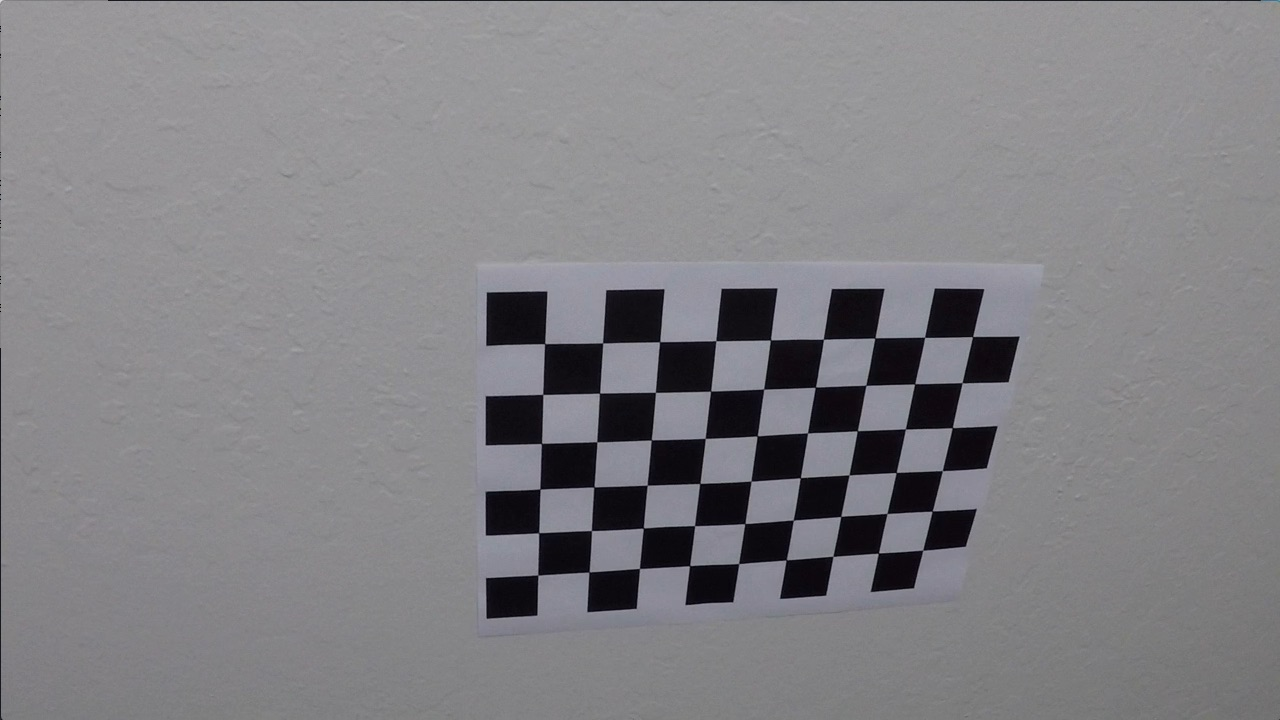
#> input picture camera_cal/calibration10.jpg, 1280 x 720 px; its folder holds only this picture in this run
$ jupyter execute --allow-errors project.ipynb   (shell and % lines are left out)   (Python 2 division)   (older library calls are emulated)
#> lines starting #> are read from the running program, lines starting #| are printed output that depends on the picture; after the words box and inside, x2 and y2 are one past the last pixel; in counts of white or black regions, pixels touching at a corner belong together
## Advanced Lane Finding Project

The goals / steps of this project are the following:

* Compute the camera calibration matrix and distortion coefficients given a set of chessboard images.
* Apply a distortion correction to raw images.
* Use color transforms, gradients, etc., to create a thresholded binary image.
* Apply a perspective transform to rectify binary image ("birds-eye view").
* Detect lane pixels and fit to find the lane boundary.
* Determine the curvature of the lane and vehicle position with respect to center.
* Warp the detected lane boundaries back onto the original image.
* Output visual display of the lane boundaries and numerical estimation of lane curvature and vehicle position.

** Imports and Get Calibration Parameters Function **

[cell 1]
import matplotlib.image as  mpimg
import matplotlib.pyplot as plt
from collections import deque
import numpy as np
import glob
import cv2

def get_cal_param(path, size):
    # prepare object points, like (0,0,0), (1,0,0), (2,0,0) ....,(6,5,0)
#> called with path = './camera_cal/calibration*.jpg', size = (9, 6)
    objp = np.zeros((6*9,3), np.float32)
    objp[:,:2] = np.mgrid[0:9,0:6].T.reshape(-1,2)

    # Arrays to store object points and image points from all the images.
    obj_points = [] # 3d points in real world space
    img_points = [] # 2d points in image plane.

    # Make a list of calibration images
    images = glob.glob(path)

    # Step through the list and search for chessboard corners
    for fname in images:
        img = cv2.imread(fname)
#> img is the input picture: shape (720, 1280, 3); mean B, G, R 133.1, 129.4, 130.2
        gray = cv2.cvtColor(img,cv2.COLOR_BGR2GRAY)

        # Find the 9x6 chessboard corners
        ret, corners = cv2.findChessboardCorners(gray, size, None)
#> ret = True; corners = 54 rows, first 8: [545.3, 343.1], [602.7, 342.8], [660.1, 341.3], [715.8, 340.7], [770.6, 340], [823.5, 339.2], [874.3, 338.5], [925.1, 337.4]

        # If found, add object points, image points
        if ret == True:
            obj_points.append(objp)
            img_points.append(corners)

    return obj_points, img_points

** Helper Functions **

[cell 2]
# display sub plot of two images with titles
def sub_plt(img1, img2, title1, title2, cmap1=None, cmap2=None):
    f, (ax1, ax2) = plt.subplots(1, 2, figsize=(20,10))
    ax1.set_title(title1, fontsize=16)
    ax1.imshow(img1, cmap=cmap1)

    ax2.set_title(title2, fontsize=16)
    ax2.imshow(img2, cmap=cmap2)

** Calibrate Camera and Undistort Images **

[cell 3]
# performs the camera calibration, image distortion correction
# and returns the undistorted image
def cal_undistort(img, obj_points, img_points):
    # Use cv2.calibrateCamera() and cv2.undistort()
    gray = cv2.cvtColor(img, cv2.COLOR_BGR2GRAY)
    ret, mtx, dist, rvecs, tvecs = cv2.calibrateCamera(
        obj_points, img_points, gray.shape[::-1], None, None)
    undist = cv2.undistort(img, mtx, dist, None, mtx)
    return undist

[cell 4]
obj_points, img_points = get_cal_param('./camera_cal/calibration*.jpg', (9,6))
#> obj_points = 1 item; img_points = 1 item

images = ['./camera_cal/calibration1.jpg']

images += glob.glob('./test_images/test*.jpg')

#> (the rest of this cell did not finish here and is left out)

## Lane line detection on a straight road

** Undistort Test Image **

[cell 5]
# Get image of straight road
image = mpimg.imread('./test_images/straight_lines1.jpg')
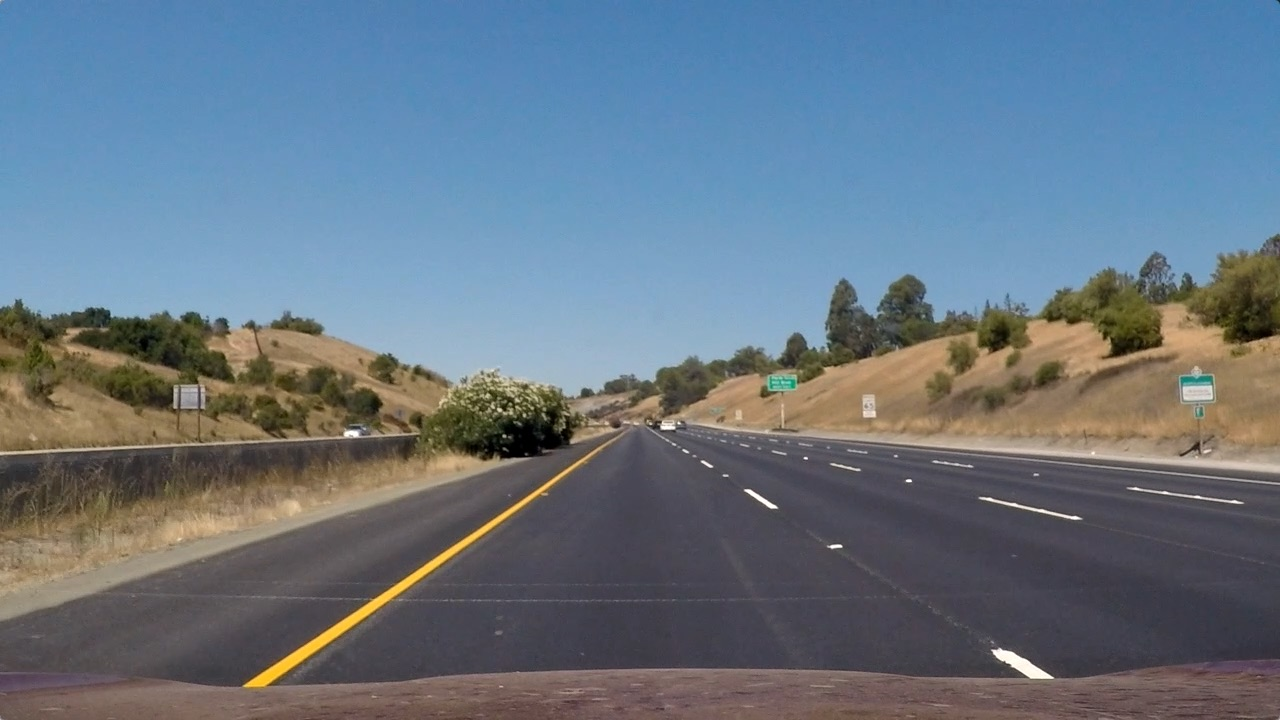
#> input picture test_images/straight_lines1.jpg, 1280 x 720 px
#> image is the input picture: shape (720, 1280, 3); mean R, G, B 103.2, 117.7, 131.2

# Calibrate camera and undistor image
undistorted = cal_undistort(image, obj_points, img_points)
#> in cal_undistort, `gray = cv2.cvtColor(img, cv2.COLOR_BGR2GRAY)`:
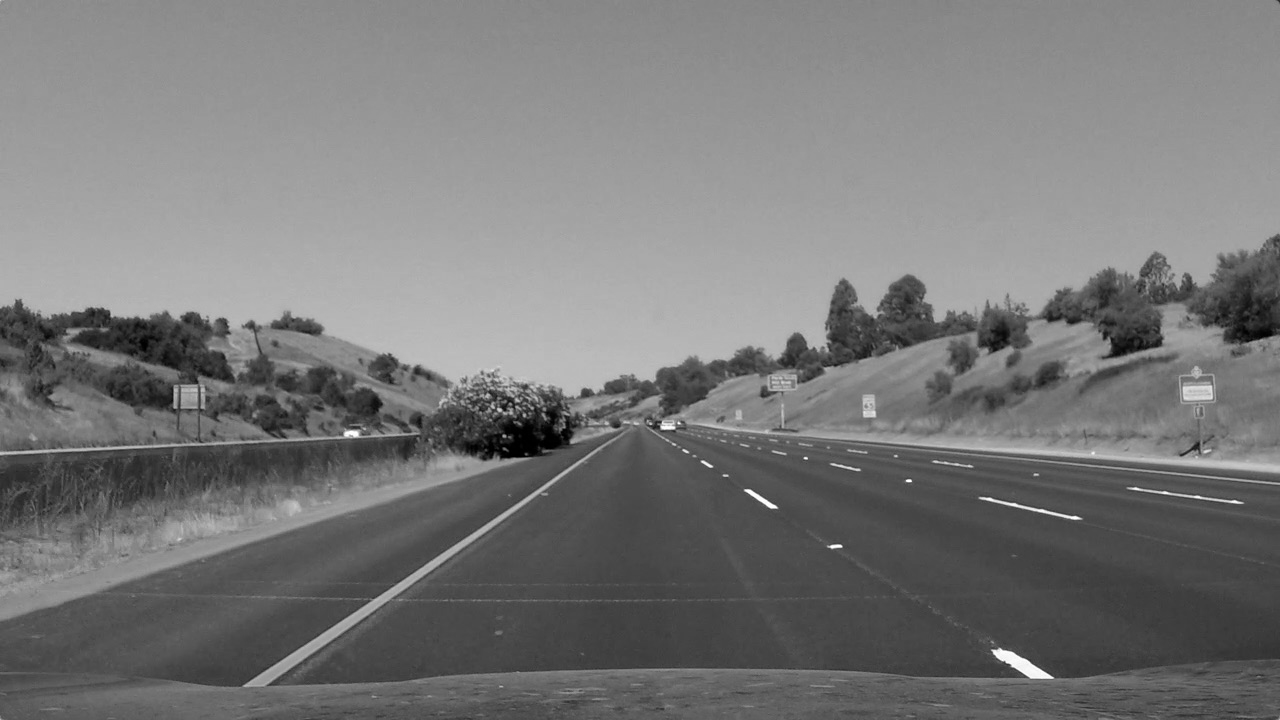
#> gray: shape (720, 1280); min 0, max 254, mean 120.1
#> in cal_undistort, `ret, mtx, dist, rvecs, tvecs = cv2.calibrateCamera( obj_points, img_po..`: ret = 0.68; mtx = [[1143.7, 0, 681.7], [0, 1109.2, 367.7], [0, 0, 1]]; dist = [[-0.515, 2.99, -0.00876, 0.00937, 1.41]]; rvecs = ([0.451, -0.252, 0.0361],); tvecs = ([-2.31, -0.422, 19.12],)

# display original and undistorted images
sub_plt(image, undistorted, 'Original Image', 'Undistorted Image')

** Set and Display Source Image Points **

[cell 6]
# Source image points
plt.imshow(undistorted)

# Image dimentions array
img_size = np.shape(undistorted)
#> img_size = (720, 1280, 3)

# Order: top left, bottom left, bottom right, top right
src = np.float32([(575,464),
                  (707,464),
                  (258,682),
                  (1049,682)])

# format is in x, y, dot
plt.plot(src[0][0], src[0][1], '.')
plt.plot(src[1][0], src[1][1], '.')
plt.plot(src[2][0], src[2][1], '.')
plt.plot(src[3][0], src[3][1], '.')

** Perspective Transform Function **

[cell 7]
def warp(img, src, dst):

    # Define calibration box in source (original) and destination (desired or waped) coordinates
    img_size = (img.shape[1], img.shape[0])
#> img_size = (1280, 720)

    # Four source coordinates
    src = np.float32(src)

    # Four desired coordinates
    dst = np.float32(dst)

    # Compute the perspective transform, M
    M = cv2.getPerspectiveTransform(src, dst)

    # Compute the inverse also by swapping the input parameters
    Minv = cv2.getPerspectiveTransform(dst, src)

    # create warped image - uses linear interpolation
    warped = cv2.warpPerspective(img, M, img_size, flags=cv2.INTER_LINEAR)
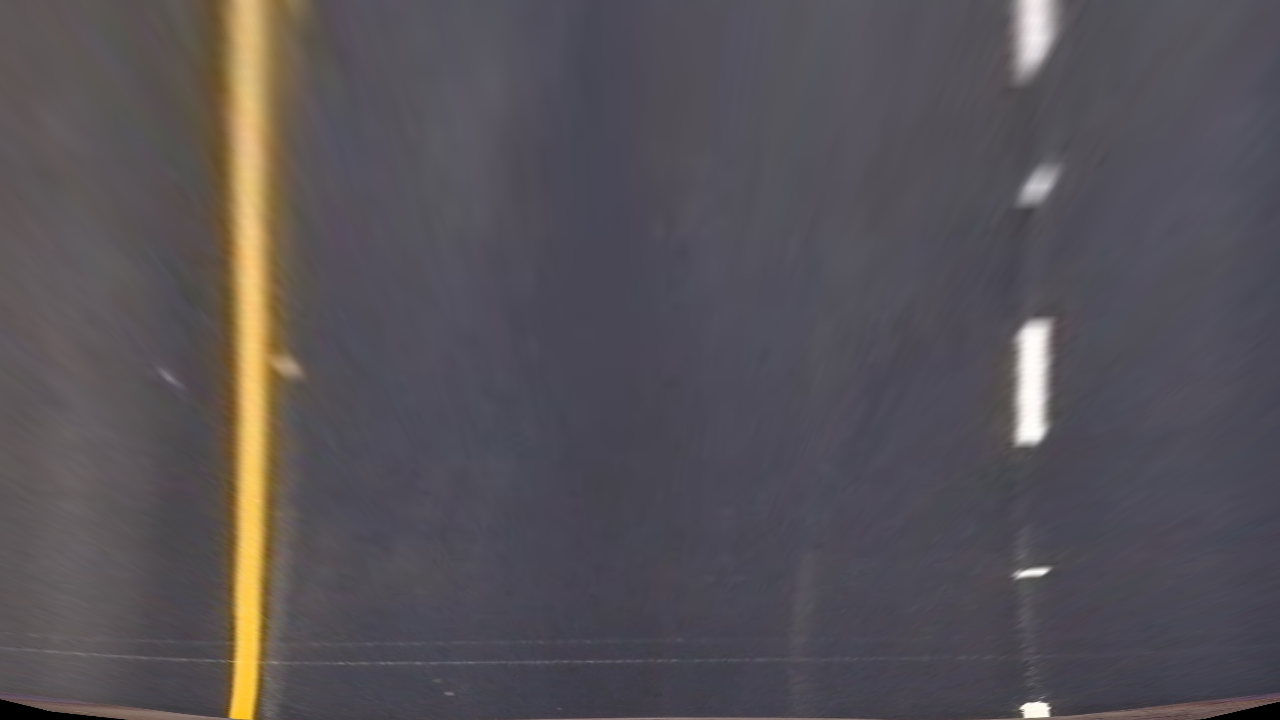
#> warped: shape (720, 1280, 3); mean R, G, B 86.2, 81.6, 86.5

    return warped, Minv

** Set and Visualize Destination Points for Perspective Tranform **

[cell 8]
# Order: top left, bottom left, bottom right, top right
dst = np.float32([[240, 0],
                  [img_size[1] - 240, 0],
                  [240, img_size[0]],
                  [img_size[1] - 240, img_size[0]]])

# Get perspective transform
warped, Minv  = warp(undistorted, src, dst)
#> Minv = [[0.165, -0.739, 535.4], [0, -0.486, 464], [0, -0.00116, 1]]

# Visualize undistorted image and warped image
sub_plt(image, warped, 'Source (undistorted) image', 'Warped image')

** Pipeline Function **

[cell 9]
def pipeline(img):
    # Add Guassian blur to remove noise
    img = cv2.GaussianBlur(img, (5, 5), 0)

    # Convert to HLS color space and separate the S channel
    # Note: img is the undistorted image
    hls = cv2.cvtColor(img, cv2.COLOR_RGB2HLS)
#> hls: shape (720, 1280, 3); mean of channels 0, 1, 2 75.5, 101.3, 57.1
    s_channel = hls[:,:,2]

    # Grayscale image
    # NOTE: we already saw that standard grayscaling lost color information for the lane lines
    # Explore gradients in other colors spaces / color channels to see what might work better
    gray = cv2.cvtColor(img, cv2.COLOR_RGB2GRAY)

    # Sobel x
    sobelx = cv2.Sobel(gray, cv2.CV_64F, 1, 0) # Take the derivative in x
    abs_sobelx = np.absolute(sobelx) # Absolute x derivative to accentuate lines away from horizontal
    scaled_sobel = np.uint8(255*abs_sobelx/np.max(abs_sobelx))

    # Threshold x gradient
    thresh_min = 20
    thresh_max = 100
    sxbinary = np.zeros_like(scaled_sobel)
    sxbinary[(scaled_sobel >= thresh_min) & (scaled_sobel <= thresh_max)] = 1

    # Threshold color channel
    s_thresh_min = 170
    s_thresh_max = 255
    s_binary = np.zeros_like(s_channel)
    s_binary[(s_channel >= s_thresh_min) & (s_channel <= s_thresh_max)] = 1

    # Combine the two binary thresholds
    combined_binary = np.zeros_like(sxbinary)
    combined_binary[(s_binary == 1) | (sxbinary == 1)] = 1

    # Add Guassian blur to remove the left over noise
    combined_binary = cv2.GaussianBlur(combined_binary, (5, 5), 0)

    return combined_binary

** Visualize Pipeline **

[cell 10]
# Get the color and combined binary image from the undistorted image
combined_binary = pipeline(undistorted)
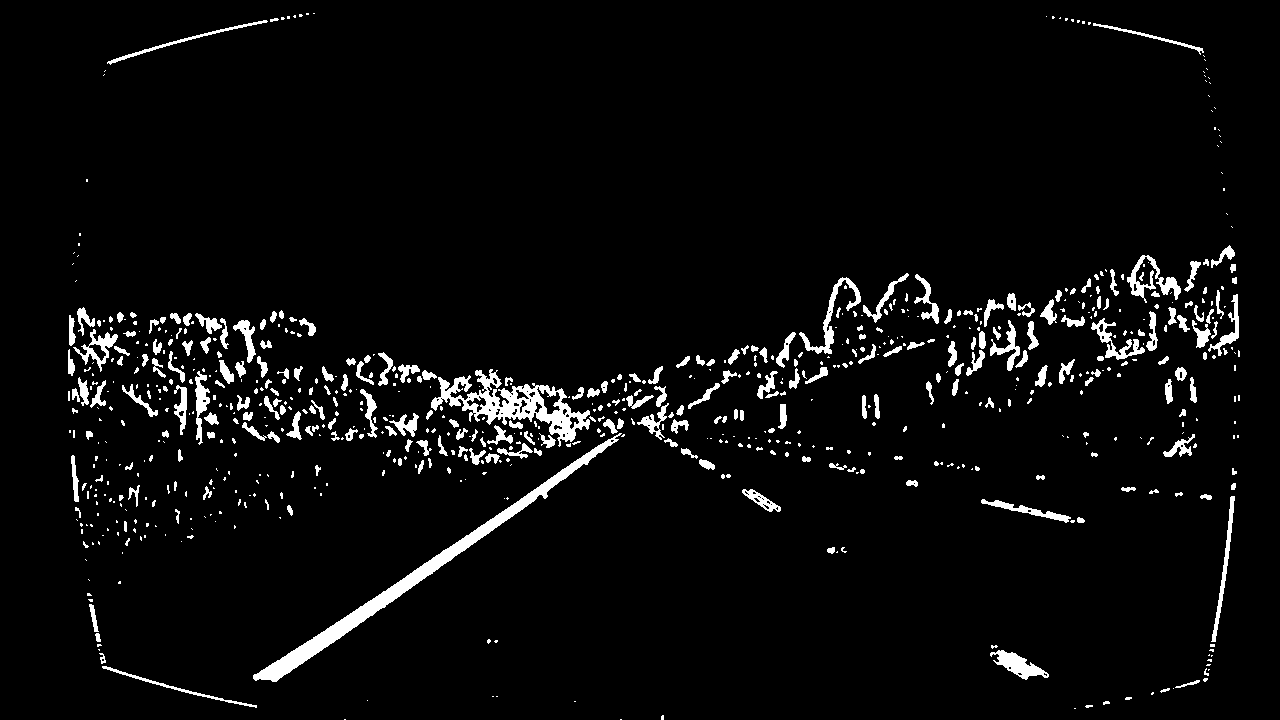
#> combined_binary: shape (720, 1280); values 0 (black) and 1 (white), 4.4% white; 749 white regions (467 under 20 px), largest, box (x1, y1, x2, y2) and area: (253, 433, 622, 682) 5098, (431, 369, 590, 447) 3804, (799, 277, 861, 354) 826

plt.imshow(combined_binary, cmap='gray')

** Visualize warped pipeline **

[cell 11]
# Warp the combined binary image
binary_warped, _ = warp(combined_binary, src, dst)
#> in warp (call 2), `warped = cv2.warpPerspective(img, M, img_size, flags=cv2.INTER_LINEAR)`: warped: shape (720, 1280); values 0 (black) and 1 (white), 6.2% white; 31 white regions (19 under 20 px), largest, box (x1, y1, x2, y2) and area: (205, 0, 309, 720) 41584, (999, 311, 1067, 451) 6479, (989, 0, 1080, 97) 5873

# Display image
plt.imshow(binary_warped, cmap='gray')

[cell 12]
# Plot peaks (lanes) in a Histogram
histogram = np.sum(binary_warped[binary_warped.shape[0]/2:,:], axis=0)
#> histogram = 1280 values, max 360 at index 234, min 0 at index 1, mean 16.59
plt.plot(histogram)
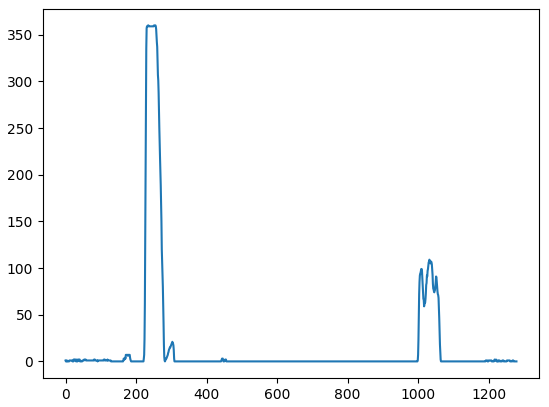
#> figure drawn by matplotlib, 1 panel; curve peaks at x = 234, y = 360

** Implement Sliding Windows and Fit a Polynomial **

[cell 13]
def sliding_windows(binary_warped, plt=False):
    # Take a histogram of the bottom half of the image
#> called with plt = True
    histogram = np.sum(binary_warped[binary_warped.shape[0]/2:,:], axis=0)

    # Find the peak of the left and right halves of the histogram
    # These will be the starting point for the left and right lines
    midpoint = np.int(histogram.shape[0]/2)
#> midpoint = 640
    leftx_base = np.argmax(histogram[:midpoint])
#> leftx_base = 234
    rightx_base = np.argmax(histogram[midpoint:]) + midpoint
#> rightx_base = 1032

    # Choose the number of sliding windows.
    nwindows = 10

    # Set height of windows
    window_height = np.int(binary_warped.shape[0]/nwindows)
#> window_height = 72

    # Identify the x and y positions of all nonzero pixels in the image
    nonzero = binary_warped.nonzero()
#> nonzero = 57065 positions, rows 0 to 719, columns 0 to 1270
    nonzeroy = np.array(nonzero[0])
    nonzerox = np.array(nonzero[1])

    # Current positions to be updated for each window
    leftx_current = leftx_base
#> leftx_current = 234
    rightx_current = rightx_base
#> rightx_current = 1032

    # Set the width of the windows +/- margin
    margin = 90

    # Set minimum number of pixels found to recenter window
    minpix = 50

    # Create empty lists to receive left and right lane pixel indices
    left_lane_inds = []
    right_lane_inds = []

    # Step through the windows one by one
    for window in range(nwindows):
        # Identify window boundaries in x and y (and right and left)
        win_y_low = binary_warped.shape[0] - (window+1)*window_height
        win_y_high = binary_warped.shape[0] - window*window_height
        win_xleft_low = leftx_current - margin
        win_xleft_high = leftx_current + margin
        win_xright_low = rightx_current - margin
        win_xright_high = rightx_current + margin

        # Draw the windows on the visualization image
        cv2.rectangle(out_img,(win_xleft_low,win_y_low),(win_xleft_high,win_y_high),(0,255,0), 2)
        cv2.rectangle(out_img,(win_xright_low,win_y_low),(win_xright_high,win_y_high),(0,255,0), 2)

        # Identify the nonzero pixels in x and y within the window
        good_left_inds = ((nonzeroy >= win_y_low) & (nonzeroy < win_y_high) &
                          (nonzerox >= win_xleft_low) & (nonzerox < win_xleft_high)).nonzero()[0]
        good_right_inds = ((nonzeroy >= win_y_low) & (nonzeroy < win_y_high) &
                           (nonzerox >= win_xright_low) & (nonzerox < win_xright_high)).nonzero()[0]

        # Append these indices to the lists
        left_lane_inds.append(good_left_inds)
        right_lane_inds.append(good_right_inds)

        # If you found > minpix pixels, recenter next window on their mean position
        if len(good_left_inds) > minpix:
            leftx_current = np.int(np.mean(nonzerox[good_left_inds]))
        if len(good_right_inds) > minpix:
            rightx_current = np.int(np.mean(nonzerox[good_right_inds]))
#> this loop made 1 pass
#> (win_xleft_low, win_xleft_high, win_xright_low, win_xright_high) on pass 1: (144, 324, 942, 1122)
#> after the loop, left_lane_inds = []; right_lane_inds = []

    # Concatenate the arrays of indices
    left_lane_inds = np.concatenate(left_lane_inds)
    right_lane_inds = np.concatenate(right_lane_inds)

    # Extract left and right line pixel positions
    leftx = nonzerox[left_lane_inds]
    lefty = nonzeroy[left_lane_inds]
    rightx = nonzerox[right_lane_inds]
    righty = nonzeroy[right_lane_inds]

    # Fit a second order polynomial to each
    left_fit = np.polyfit(lefty, leftx, 2)
    right_fit = np.polyfit(righty, rightx, 2)

    if plt:
        return nonzerox, nonzeroy, left_lane_inds, right_lane_inds, leftx, lefty, rightx, righty, left_fit, right_fit
    else:
        return left_lane_inds, right_lane_inds, leftx, lefty, rightx, righty, left_fit, right_fit
